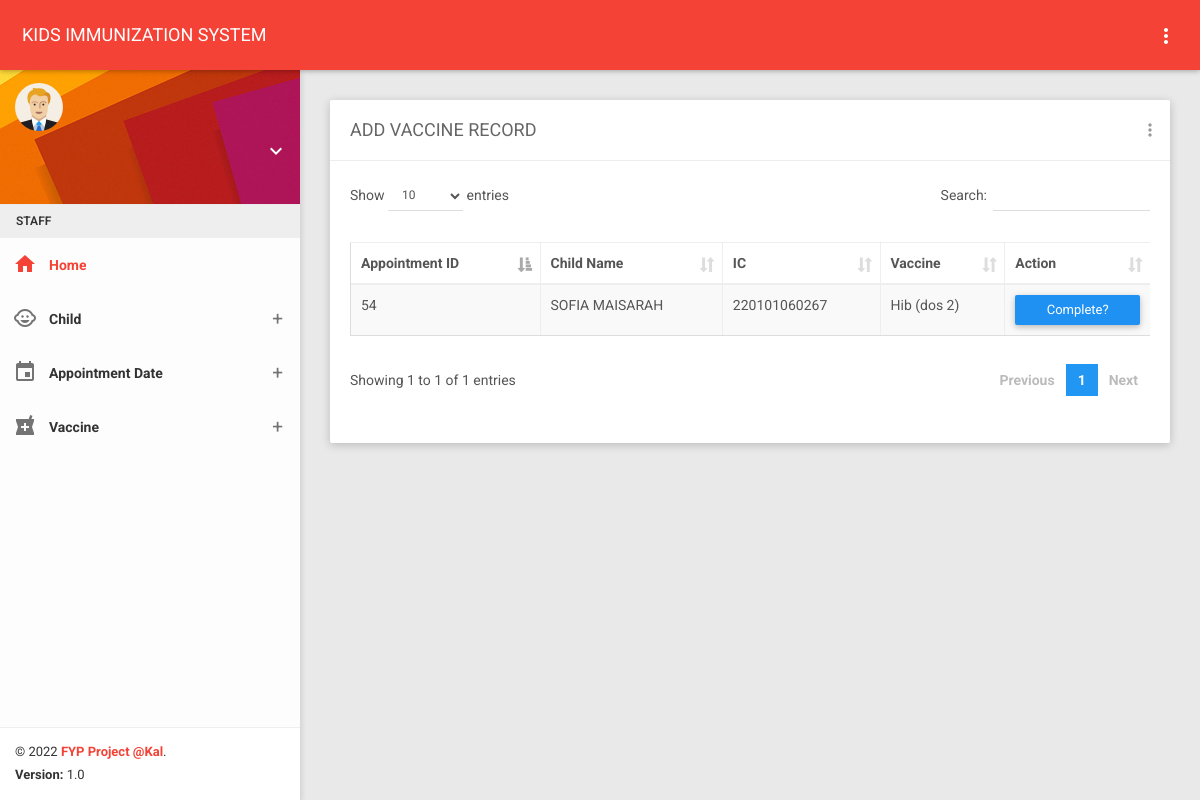
The page /home_staff.php?action=vaccine_record_add on the database its author committed.
### tables this page shows
CREATE TABLE `appointment` (
  `appointmentID` int(255) NOT NULL,
  `appointmentDate` date NOT NULL,
  `appointmentTime` time(4) NOT NULL,
  `appointmentVenue` varchar(255) NOT NULL,
  `childIC` varchar(12) NOT NULL,
  `appointmentStatus` varchar(100) NOT NULL DEFAULT 'incomplete',
  `nextVaccine` varchar(10) NOT NULL
);

CREATE TABLE `child` (
  `childIC` varchar(12) NOT NULL,
  `childName` varchar(255) NOT NULL,
  `childBirthDate` date NOT NULL,
  `childGender` varchar(20) NOT NULL,
  `parentsIC` varchar(12) DEFAULT NULL
);

CREATE TABLE `vaccine` (
  `vaccineID` varchar(10) NOT NULL,
  `vaccineName` varchar(255) NOT NULL,
  `childAge` int(255) NOT NULL
);

### vaccine_record_add_ii.php (the view, shortened to what this page needs)
<?php
include('connection.php');
$appt_query = "SELECT * FROM appointment, child, vaccine WHERE appointment.childIC = child.childIC AND appointment.nextVaccine = vaccine.vaccineID AND appointment.appointmentStatus='incomplete' ORDER BY appointment.appointmentID DESC";
$appt_result = mysqli_query($con,$appt_query);
?>
<div class="row clearfix">
                <div class="col-lg-12 col-md-12 col-sm-12 col-xs-12">
                    <div class="card">
                        <div class="header">
                            <h2>
                                ADD VACCINE RECORD
                            </h2>
                            <ul class="header-dropdown m-r--5">
                                <li class="dropdown">
                                    <a href="javascript:void(0);" class="dropdown-toggle" data-toggle="dropdown" role="button" aria-haspopup="true" aria-expanded="false">
                                        <i class="material-icons">more_vert</i>
                                    </a>
                                </li>
                            </ul>
                        </div>
                        <div class="body">
                            <div class="table-responsive">
                                <table class="table table-bordered table-striped table-hover js-basic-example dataTable">
                                    <thead>
                                        <tr>
                                            <th>Appointment ID</th>
                                            <th>Child Name</th>
                                            <th>IC</th>
                                            <th>Vaccine</th>
                                            <th>Action</th>
                                        </tr>
                                    </thead>
                                    <tbody>
                                    <?php
                                    while($appt_row = mysqli_fetch_array($appt_result)){
                                        $apptid = $appt_row['appointmentID'];
                                        $vacid = $appt_row['vaccineID'];
                                        $vacname = $appt_row['vaccineName'];
                                        $childic = $appt_row['childIC'];
                                        $childname = $appt_row['childName'];
                                        ?>
                                        <tr>
                                            <td><?php echo $apptid ?></td>
                                            <td><?php echo $childname ?></td>
                                            <td><?php echo $childic ?></td>
                                            <td><?php echo $vacname ?></td>
                                            <td><a href="?action=vaccine_record_add_ii&vacid=<?php echo $vacid ?>&ic=<?php echo $childic ?>&apptid=<?php echo $apptid ?>" style='text-decoration: none;'><button type='button' class='btn btn-block btn-primary'>Complete?</button></a></td>
                                        </tr>
                                    <?php
                                    }
                                    ?>
                                    </tbody>
                                </table>
                            </div>
                        </div>
                    </div>
                </div>
            </div>

### rows shown on the page
appointment: appointmentID "54", childIC.childName "SOFIA MAISARAH", childIC.childIC "220101060267", nextVaccine.vaccineName "Hib (dos 2)"
